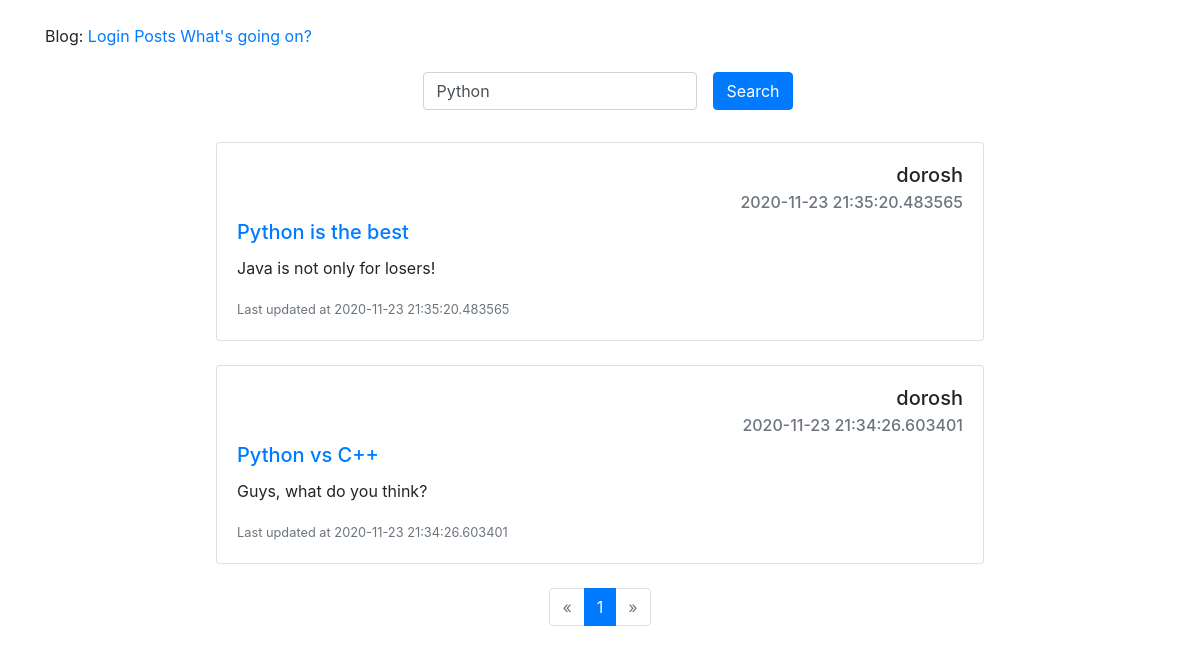
/posts/, run on an earlier commit of the app's database.
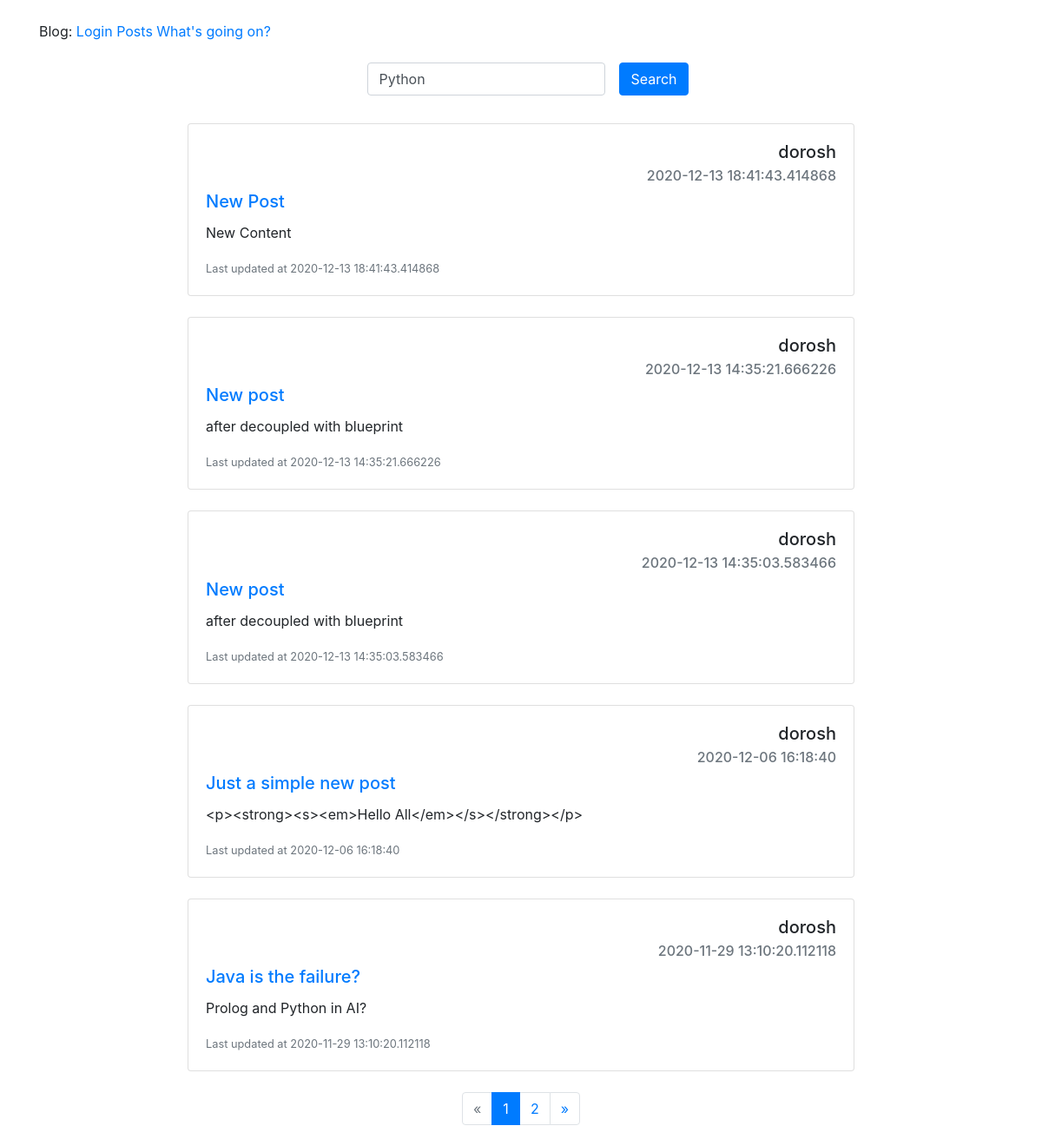
And on a later commit of the database.
### app/models.py (models this page shows, shortened)
class Post(db.Model):
    id = db.Column(db.Integer, primary_key=True)
    title = db.Column(db.String(100), nullable=False)
    body = db.Column(db.String(140), nullable=False)
    timestamp = db.Column(db.DateTime, index=True, default=datetime.utcnow, nullable=False)
    user_id = db.Column(db.Integer, db.ForeignKey('user.id'))

class User(UserMixin, db.Model):
    id = db.Column(db.Integer, primary_key=True)
    username = db.Column(db.String(64), index=True, unique=True)
    email = db.Column(db.String(120), index=True, unique=True)
    image_file = db.Column(db.String(20), nullable=False, default = 'default.jpg')
    about_me = db.Column(db.String(200), nullable=True)
    last_seen = db.Column(db.DateTime, default=datetime.utcnow)
    password_hash = db.Column(db.String(128))
    admin = db.Column(db.Boolean, default=False)
    posts = db.relationship('Post', backref='author', lazy='dynamic')

### app/blueprints/posts/views.py (the view)
@pb.route('/posts/', methods=['GET'])
def posts():
    query = request.args.get('q')
    page = request.args.get('page')
    if page and page.isdigit():
        page = int(page)
    else:
        page = 1
    if query:
        posts = Post.query.filter(Post.title.contains(query) | Post.body.contains(query))
    else:
        posts = Post.query.order_by(Post.timestamp.desc())
    posts_per_page = current_app.config['POSTS_PER_PAGE']
    pages = posts.paginate(page=page, per_page=posts_per_page)
    return render_template('posts/posts.html', posts=posts, pages=pages, query=query)

### app/blueprints/posts/templates/posts/posts.html (shortened to what this page needs)
{% extends "base.html" %}
{% block content %}
    <br>
    <div class="container d-flex flex-column align-items-center">
    <form action="{{ url_for('posts.posts') }}" class="form-inline">
        <div class="form-group mx-sm-3 mb-2">
            <input type="text" class="form-control" name="q" value="{%if query%}{{query}}{% else %}Python{% endif %}">
        </div>
        <button type="submit" class="btn btn-primary mb-2">Search</button>
    </form>
    </div>
    <br>
    <div class="container d-flex flex-column align-items-center">
    {% for post in pages.items %}
    <div class="card" style="width: 48rem;">
        <div class="card-body" >
          <h5 class="card-title text-right">{{post.author.username}}</h5>
          <h6 class="card-subtitle mb-2 text-muted text-right">{{post.timestamp}}</h6>
          <h5 class="card-title"><a href="{{ url_for('posts.get_post', post_id=post.id) }}">{{post.title}}</a></h5>
          <p class="card-text">{{post.body}}</p>
          <p class="card-text"><small class="text-muted">Last updated at {{post.timestamp}} </small></p>
        </div>
    </div>
    <br>
    {% endfor %}
    </div>
    <nav>
        <ul class="pagination justify-content-center">
            <li class="page-item {% if not pages.has_prev %} disabled {% endif %}">
                <a class="page-link" href="{{ url_for('posts.posts', page=pages.prev_num) }}" aria-label="Previous">
                    <span aria-hidden="true">&laquo;</span>
                </a>
            </li>
            {% for page in pages.iter_pages() %}
                <li class="page-item {% if page == pages.page %} active {% endif %}">
                    <a class="page-link" href="{{ url_for('posts.posts', page=page) }}">{{ page }}<span class="sr-only">(current)</span></a>
                </li>
            {% endfor %}
            <li class="page-item {% if not pages.has_next %} disabled {% endif %}">
                <a class="page-link" href="{{ url_for('posts.posts', page=pages.next_num) }}" aria-label="Next">
                    <span aria-hidden="true">&raquo;</span>
                </a>
            </li>
        </ul>
    </nav>
{% endblock %}

### app/templates/base.html (shortened to what this page needs)
<!DOCTYPE html>
<html lang="en">
    <head>
        <link rel="stylesheet" href="{{ url_for('static', filename='/styles/style.css') }}">
        <link rel="stylesheet" href="https://stackpath.bootstrapcdn.com/bootstrap/4.3.1/css/bootstrap.min.css">
    </head>
    <body class="container">
        <br>
        <div>
            Blog:
            {% if current_user.is_anonymous %}
            <a href="{{ url_for('auth.login') }}">Login</a>
            {% else %}
            <a href="{{ url_for('auth.logout') }}">Logout</a>
            {% endif %}
            <a href="{{ url_for('posts.posts') }}">Posts</a>
            <a href="{{ url_for('posts.new_post') }}">What's going on?</a>
        </div>
        {% block content %}{% endblock %}
    </body>
</html>

What changed in the data, as far as the page shows it:
removed Post: author.username "dorosh", timestamp "2020-11-23 21:35:20.483565", title "Python is the best", body "Java is not only for losers!"
no longer on this page (row edited): Post: author.username "dorosh", timestamp "2020-11-23 21:34:26.603401", title "Python vs C++", body "Guys, what do you think?"
added Post: author.username "dorosh", timestamp "2020-12-13 18:41:43.414868", title "New Post", body "New Content"
added Post: author.username "dorosh", timestamp "2020-12-13 14:35:21.666226", title "New post", body "after decoupled with blueprint"
added Post: author.username "dorosh", timestamp "2020-12-13 14:35:03.583466", title "New post", body "after decoupled with blueprint"
added Post: author.username "dorosh", timestamp "2020-12-06 16:18:40", title "Just a simple new post", body "<p><strong><s><em>Hello All</em></s></strong></p>"
added Post: author.username "dorosh", timestamp "2020-11-29 13:10:20.112118", title "Java is the failure?", body "Prolog and Python in AI?"
Also different on the page:
new list line: "2"
